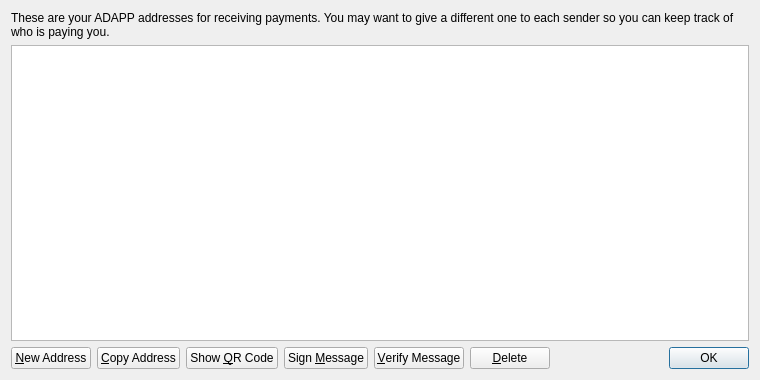
<?xml version="1.0" encoding="UTF-8"?>
<ui version="4.0">
 <class>AddressBookPage</class>
 <widget class="QWidget" name="AddressBookPage">
  <property name="geometry">
   <rect>
    <x>0</x>
    <y>0</y>
    <width>760</width>
    <height>380</height>
   </rect>
  </property>
  <property name="windowTitle">
   <string>Address Book</string>
  </property>
  <layout class="QVBoxLayout" name="verticalLayout">
   <item>
    <widget class="QLabel" name="labelExplanation">
     <property name="text">
      <string>These are your ADAPP addresses for receiving payments. You may want to give a different one to each sender so you can keep track of who is paying you.</string>
     </property>
     <property name="textFormat">
      <enum>Qt::PlainText</enum>
     </property>
     <property name="wordWrap">
      <bool>true</bool>
     </property>
    </widget>
   </item>
   <item>
    <widget class="QTableView" name="tableView">
     <property name="contextMenuPolicy">
      <enum>Qt::CustomContextMenu</enum>
     </property>
     <property name="toolTip">
      <string>Double-click to edit address or label</string>
     </property>
     <property name="tabKeyNavigation">
      <bool>false</bool>
     </property>
     <property name="alternatingRowColors">
      <bool>true</bool>
     </property>
     <property name="selectionMode">
      <enum>QAbstractItemView::SingleSelection</enum>
     </property>
     <property name="selectionBehavior">
      <enum>QAbstractItemView::SelectRows</enum>
     </property>
     <property name="sortingEnabled">
      <bool>true</bool>
     </property>
     <attribute name="verticalHeaderVisible">
      <bool>false</bool>
     </attribute>
    </widget>
   </item>
   <item>
    <layout class="QHBoxLayout" name="horizontalLayout">
     <item>
      <widget class="QPushButton" name="newAddressButton">
       <property name="toolTip">
        <string>Create a new address</string>
       </property>
       <property name="text">
        <string>&amp;New Address</string>
       </property>
       <property name="icon">
        <iconset resource="../bitcoin.qrc">
         <normaloff>:/icons/add</normaloff>:/icons/add</iconset>
       </property>
      </widget>
     </item>
     <item>
      <widget class="QPushButton" name="copyToClipboard">
       <property name="toolTip">
        <string>Copy the currently selected address to the system clipboard</string>
       </property>
       <property name="text">
        <string>&amp;Copy Address</string>
       </property>
       <property name="icon">
        <iconset resource="../bitcoin.qrc">
         <normaloff>:/icons/editcopy</normaloff>:/icons/editcopy</iconset>
       </property>
      </widget>
     </item>
     <item>
      <widget class="QPushButton" name="showQRCode">
       <property name="text">
        <string>Show &amp;QR Code</string>
       </property>
       <property name="icon">
        <iconset resource="../bitcoin.qrc">
         <normaloff>:/icons/qrcode</normaloff>:/icons/qrcode</iconset>
       </property>
      </widget>
     </item>
     <item>
      <widget class="QPushButton" name="signMessage">
       <property name="toolTip">
        <string>Sign a message to prove you own a ADAPP address</string>
       </property>
       <property name="text">
        <string>Sign &amp;Message</string>
       </property>
       <property name="icon">
        <iconset resource="../bitcoin.qrc">
         <normaloff>:/icons/edit</normaloff>:/icons/edit</iconset>
       </property>
      </widget>
     </item>
     <item>
      <widget class="QPushButton" name="verifyMessage">
       <property name="toolTip">
        <string>Verify a message to ensure it was signed with a specified ADAPP address</string>
       </property>
       <property name="text">
        <string>&amp;Verify Message</string>
       </property>
       <property name="icon">
        <iconset resource="../bitcoin.qrc">
         <normaloff>:/icons/transaction_0</normaloff>:/icons/transaction_0</iconset>
       </property>
      </widget>
     </item>
     <item>
      <widget class="QPushButton" name="deleteButton">
       <property name="toolTip">
        <string>Delete the currently selected address from the list</string>
       </property>
       <property name="text">
        <string>&amp;Delete</string>
       </property>
       <property name="icon">
        <iconset resource="../bitcoin.qrc">
         <normaloff>:/icons/remove</normaloff>:/icons/remove</iconset>
       </property>
      </widget>
     </item>
     <item>
      <spacer name="horizontalSpacer">
       <property name="orientation">
        <enum>Qt::Horizontal</enum>
       </property>
       <property name="sizeHint" stdset="0">
        <size>
         <width>40</width>
         <height>20</height>
        </size>
       </property>
      </spacer>
     </item>
     <item>
      <widget class="QDialogButtonBox" name="buttonBox">
       <property name="sizePolicy">
        <sizepolicy hsizetype="Maximum" vsizetype="Fixed">
         <horstretch>0</horstretch>
         <verstretch>0</verstretch>
        </sizepolicy>
       </property>
       <property name="standardButtons">
        <set>QDialogButtonBox::Ok</set>
       </property>
      </widget>
     </item>
    </layout>
   </item>
  </layout>
 </widget>
 <resources>
  <include location="../bitcoin.qrc"/>
 </resources>
 <connections/>
</ui>
